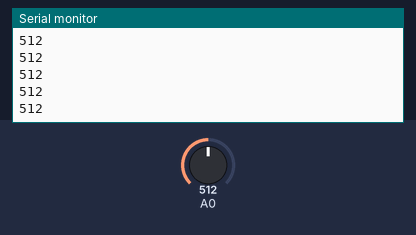
A sketch run on a simulated Arduino Uno, built with avr-gcc and run on an emulated ATmega328P. Parts: the last lines printed to the serial monitor. The test bench sets the inputs (shaded band); at power-on: A0 = 512.

Above: at 1.2 s.
1.3 s: A0 set to 716
At 1.31 s:
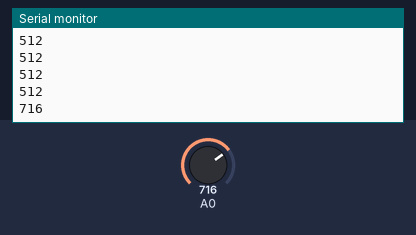
2.8 s: A0 set to 900
At 2.81 s:
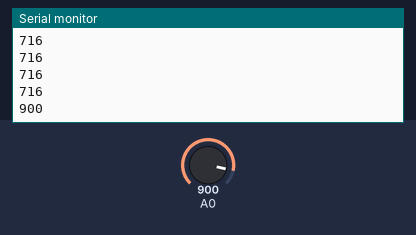
Timing chart, 0 to 5.8 s (numbered marks = the images above; inputs shaded):
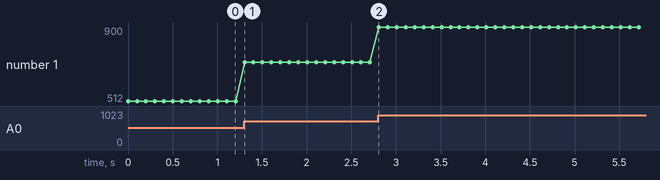

Measured:
- after the input at 1.3 s, the serial monitor: prints a new line at once (image 1)
- after the input at 2.8 s, the serial monitor: prints a new line at once (image 2)
- plotted number 1: 512 → 716 after the input at 1.3 s, 716 → 900 after the input at 2.8 s

The sketch:

serialPortCommunicate.ino
```cpp
// C++ code
//
#define D5 5
void setup(){ Serial.begin(9600);}
void loop()
{
  Serial.println(analogRead(A0));
  delay(100);
  int a = Serial.read();
  if(a >= 0) analogWrite(D5,a);
  else analogWrite(D5,0);
}
```
